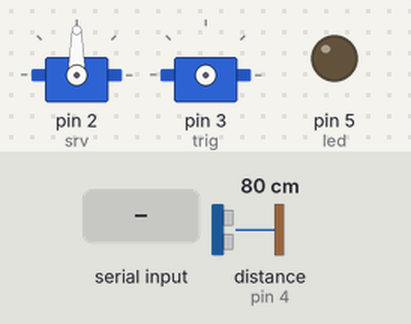
A sketch run on a simulated Arduino Uno, built with avr-gcc and run on an emulated ATmega328P. Shown: 2 × servo, output pins drawn as LEDs (lit = HIGH). Wiring (inferred from the names in the program): servo: signal pin 3. The test bench sets the inputs (shaded band); at power-on: distance to the obstacle (sensor on pin 4) 80 cm. The echo pulse lasts 58.3 µs per cm; servo pulses on a pin are drawn as a servo (544–2400 µs = 0–180°); pins used as bus, display or sensor lines are not drawn.

Above: at 3.0 s.
3.1 s: "90,45\n" received over Serial
At 4.0 s:
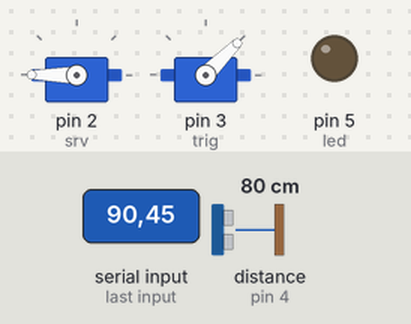
4.6 s: "X90\n" received over Serial
6.1 s: "X" received over Serial
At 8.1 s:
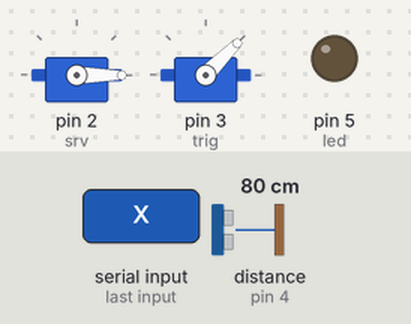
8.5 s: "30,150\n" received over Serial
At 9.3 s:
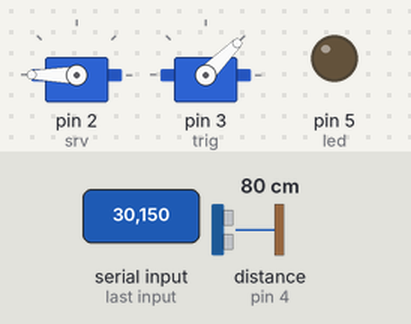
Timing chart, 0 to 11.0 s (numbered marks = the images above; inputs shaded):
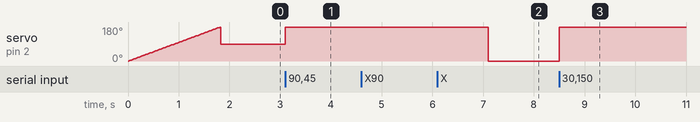

Measured:
- after the input at 3.1 s, servo on pin 2 (srv): 90° → 180° at once
- after the input at 6.1 s, servo on pin 2 (srv): 180° → 0° after 1.0 s
- after the input at 8.5 s, servo on pin 2 (srv): 0° → 180° at once

The sketch:

controling_system.ino
```cpp
#include <Servo.h>

Servo srv;

int width = 640, height = 480;
int xpos = 180;

int trig = 3;
int echo= 4;
int led = 5;

void setup() {
  Serial.begin(9600);
  srv.attach(2);
  for(int i=0; i<=180; i++){
    srv.write(i);
    delay(10);
  }
  srv.write(90);
  pinMode(trig, OUTPUT);
  pinMode(echo, INPUT);
  pinMode(led, OUTPUT);
}

void loop() {

  if (Serial.available() > 0)
  {
    int x_mid, y_mid;
    if (Serial.read() == 'X')
    {
      x_mid = Serial.parseInt();
    }

  int xo = map(x_mid, 280,360, 0,180);
  srv.write(xo);
  distance_controller();

  }
}

void distance_controller(){
  digitalWrite(trig,1); delay(1);digitalWrite(trig, 0);
  int time = pulseIn(echo,1);
  int dis = (time/2)/28.97;

  if(dis <= 15){
    digitalWrite(led, 1);
  }
  else{
    digitalWrite(led, 0);
  }
}
```
